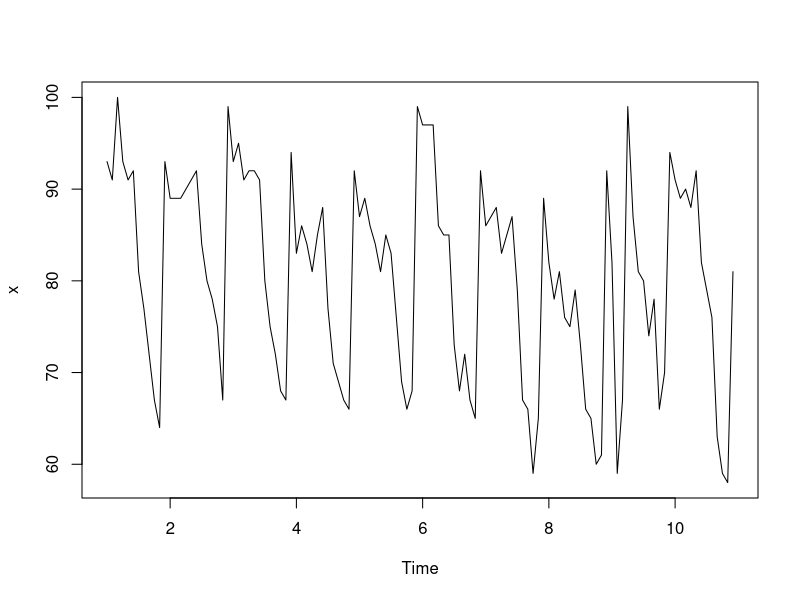
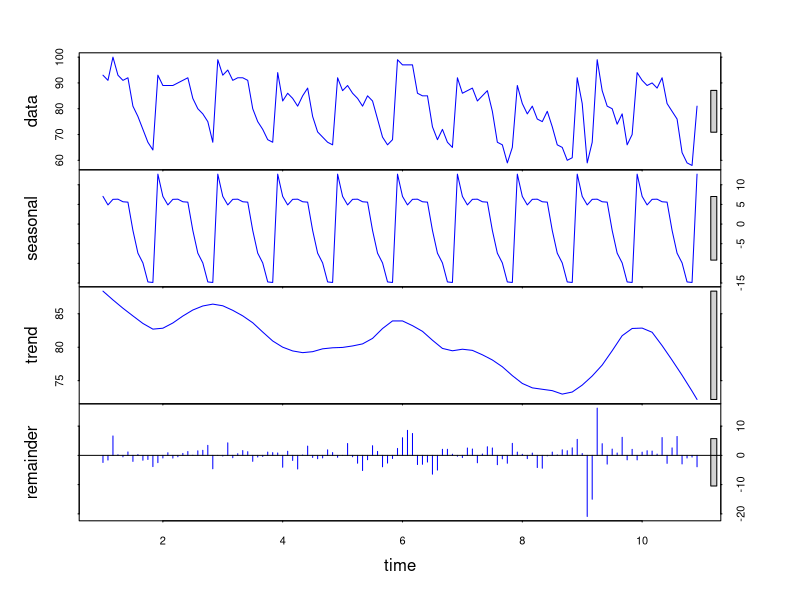
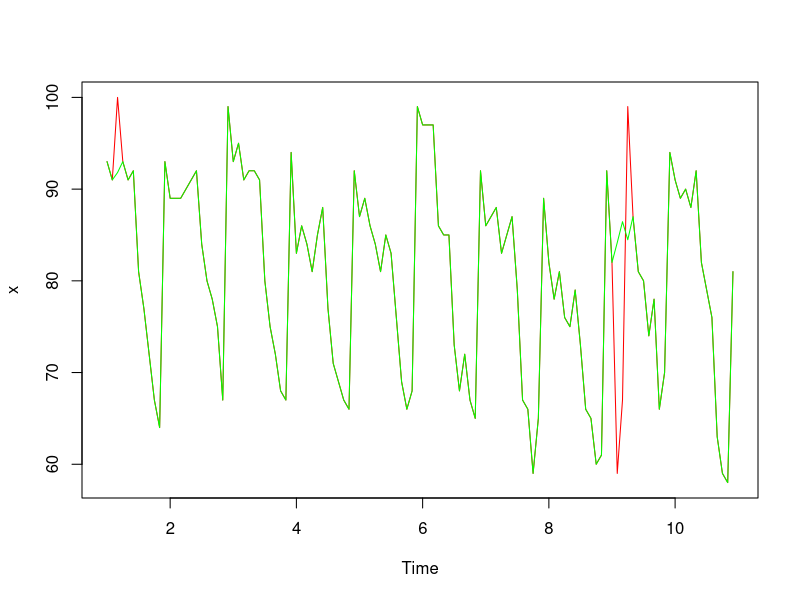
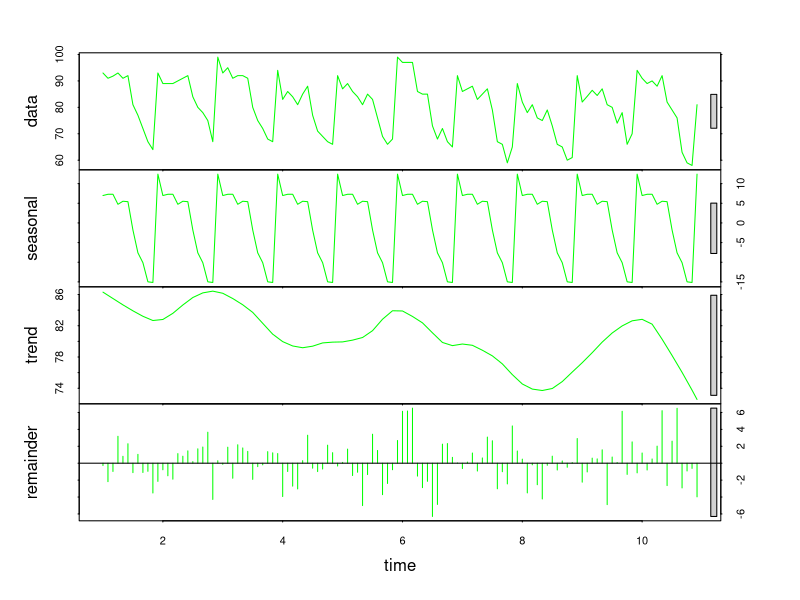

R code for these plots, in order:
library(forecast)
library(readr)

art <- c("               __", "              / _)", "     _.----._/ /", 
         "    / melanie /", " __/ (  | (  |", "/__.-'|_|--|_|")
cat(art, sep = "\n")

df <- read_csv('data.csv', skip=2)
head(df)

colnames(df) <- c('month','rel_popularity')
#clean up column titles
head(df)

x <- ts(df$rel_popularity, frequency = 12)
#Be leery of frequency, some reports in weeks
#In the case of weeks, set frequency = 52
plot(x)
stl(x,"periodic")
decomp_x <- stl(x, s.window="periodic")
plot(decomp_x, col="blue")
#large remainders -20 and +10, detect and remove outliers to minimize noise
#March 2020 (~t=9) can be detected by sight

tsoutliers(x)
#location of outliers and their replacement values

clean <- tsclean(x)
#replace outliers

plot(x,type="l",col="red")
lines(clean,col="green")
#shows where outliers were replaced

stl(clean, "periodic")
decomp_clean <- stl(clean, s.window="periodic")
plot(decomp_clean, col="green")
#much smaller remainders
